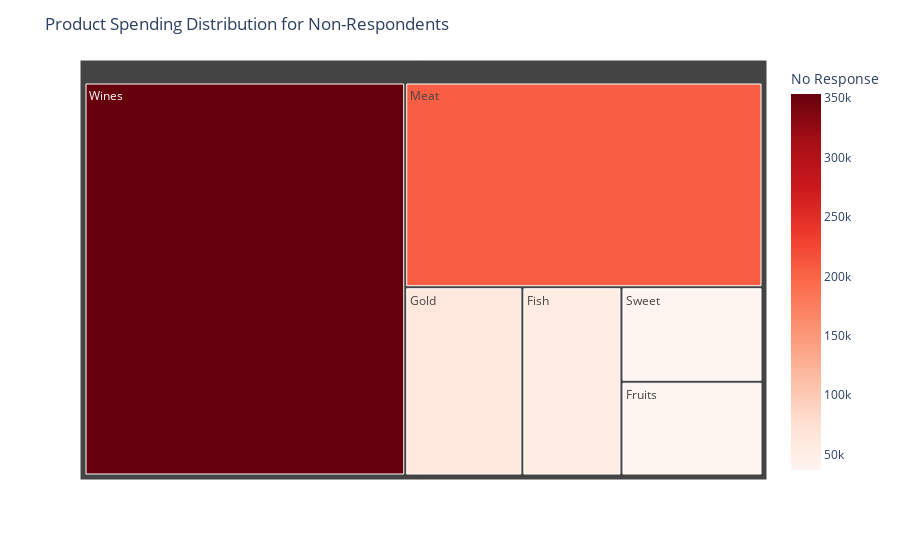

Notebook code for this chart:
### Code cell
# Product Spending Distribution for Non-Respondents

fig = px.treemap(data_frame=grouped_purchase, path=['Products'], values='No Response', color='No Response', color_continuous_scale='reds')
fig.update_layout(title='Product Spending Distribution for Non-Respondents')

### Figure 1 — Plotly figure (JSON) as saved in the notebook; plotly's stock layout.template omitted (floating-point values rounded to 4 significant figures)
{"data": [{"branchvalues": "total", "customdata": [[52309], [37087], [61857], [205107], [37373], [353443]], "domain": {"x": [0, 1], "y": [0, 1]}, "hovertemplate": "labels=%{label}<br>No Response_sum=%{value}<br>parent=%{parent}<br>id=%{id}<br>No Response=%{color}<extra></extra>", "ids": ["Fish", "Fruits", "Gold", "Meat", "Sweet", "Wines"], "labels": ["Fish", "Fruits", "Gold", "Meat", "Sweet", "Wines"], "marker": {"coloraxis": "coloraxis", "colors": [52309, 37087, 61857, 205107, 37373, 353443]}, "name": "", "parents": ["", "", "", "", "", ""], "type": "treemap", "values": [52309, 37087, 61857, 205107, 37373, 353443]}], "layout": {"coloraxis": {"colorbar": {"title": {"text": "No Response"}}, "colorscale": [[0, "rgb(255,245,240)"], [0.125, "rgb(254,224,210)"], [0.25, "rgb(252,187,161)"], [0.375, "rgb(252,146,114)"], [0.5, "rgb(251,106,74)"], [0.625, "rgb(239,59,44)"], [0.75, "rgb(203,24,29)"], [0.875, "rgb(165,15,21)"], [1, "rgb(103,0,13)"]]}, "legend": {"tracegroupgap": 0}, "margin": {"t": 60}, "title": {"text": "Product Spending Distribution for Non-Respondents"}}}
